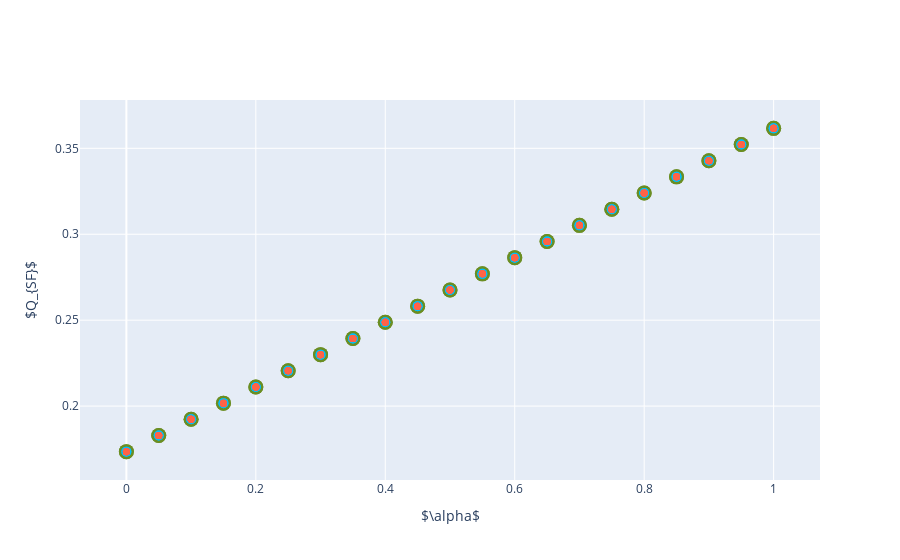

The notebook cell saved with this chart:
### Code cell
modularity_set_sf = {name: define_modularity_set('sf', brute_partitions[name], graph_layers, alpha_order, node_list) 
                     for name in ['sf', 'ef', 'lf']}
plot_dots_2d(modularity_set_sf, r'$Q_{SF}$', 'data/plots/toy1/toy1_sf.pdf')

### Figure 1 — Plotly figure (JSON) as saved in the notebook; plotly's stock layout.template omitted (floating-point values rounded to 4 significant figures; data arrays with more than 128 entries replaced by an {"elided": "..."} marker saying what was removed)
{"data": [{"line": {"color": "olivedrab", "dash": "dash", "width": 2}, "marker": {"size": 15}, "mode": "markers", "name": "Early Fusion", "type": "scatter", "x": [0, 0, 0.05, 0.05, 0.1, 0.1, 0.15, 0.15, 0.2, 0.2, 0.25, 0.25, 0.3, 0.3, 0.35, 0.35, 0.4, 0.4, 0.45, 0.45, 0.5, 0.5, 0.55, 0.55, 0.6, 0.6, 0.65, 0.65, 0.7, 0.7, 0.75, 0.75, 0.8, 0.8, 0.85, 0.85, 0.9, 0.9, 0.95, 0.95, 1, 1], "y": [0.1735, 0.1735, 0.1829, 0.1829, 0.1923, 0.1923, 0.2017, 0.2017, 0.2111, 0.2111, 0.2205, 0.2205, 0.2299, 0.2299, 0.2393, 0.2393, 0.2487, 0.2487, 0.2582, 0.2582, 0.2676, 0.2676, 0.277, 0.277, 0.2864, 0.2864, 0.2958, 0.2958, 0.3052, 0.3052, 0.3146, 0.3146, 0.324, 0.324, 0.3334, 0.3334, 0.3428, 0.3428, 0.3522, 0.3522, 0.3616, 0.3616]}, {"line": {"color": "deepskyblue", "dash": "dash", "width": 2}, "marker": {"size": 10}, "mode": "markers", "name": "Simultaneous Fusion", "type": "scatter", "x": [0, 0, 0.05, 0.05, 0.1, 0.1, 0.15, 0.15, 0.2, 0.2, 0.25, 0.25, 0.3, 0.3, 0.35, 0.35, 0.4, 0.4, 0.45, 0.45, 0.5, 0.5, 0.55, 0.55, 0.6, 0.6, 0.65, 0.65, 0.7, 0.7, 0.75, 0.75, 0.8, 0.8, 0.85, 0.85, 0.9, 0.9, 0.95, 0.95, 1, 1], "y": [0.1735, 0.1735, 0.1829, 0.1829, 0.1923, 0.1923, 0.2017, 0.2017, 0.2111, 0.2111, 0.2205, 0.2205, 0.2299, 0.2299, 0.2393, 0.2393, 0.2487, 0.2487, 0.2582, 0.2582, 0.2676, 0.2676, 0.277, 0.277, 0.2864, 0.2864, 0.2958, 0.2958, 0.3052, 0.3052, 0.3146, 0.3146, 0.324, 0.324, 0.3334, 0.3334, 0.3428, 0.3428, 0.3522, 0.3522, 0.3616, 0.3616]}, {"line": {"color": "tomato", "dash": "dash", "width": 2}, "marker": {"size": 7}, "mode": "markers", "name": "Late Fusion", "type": "scatter", "x": {"elided": "168 float values"}, "y": {"elided": "168 float values"}}], "layout": {"showlegend": false, "xaxis": {"title": {"text": "$\\alpha$"}}, "yaxis": {"title": {"text": "$Q_{SF}$"}}}}
